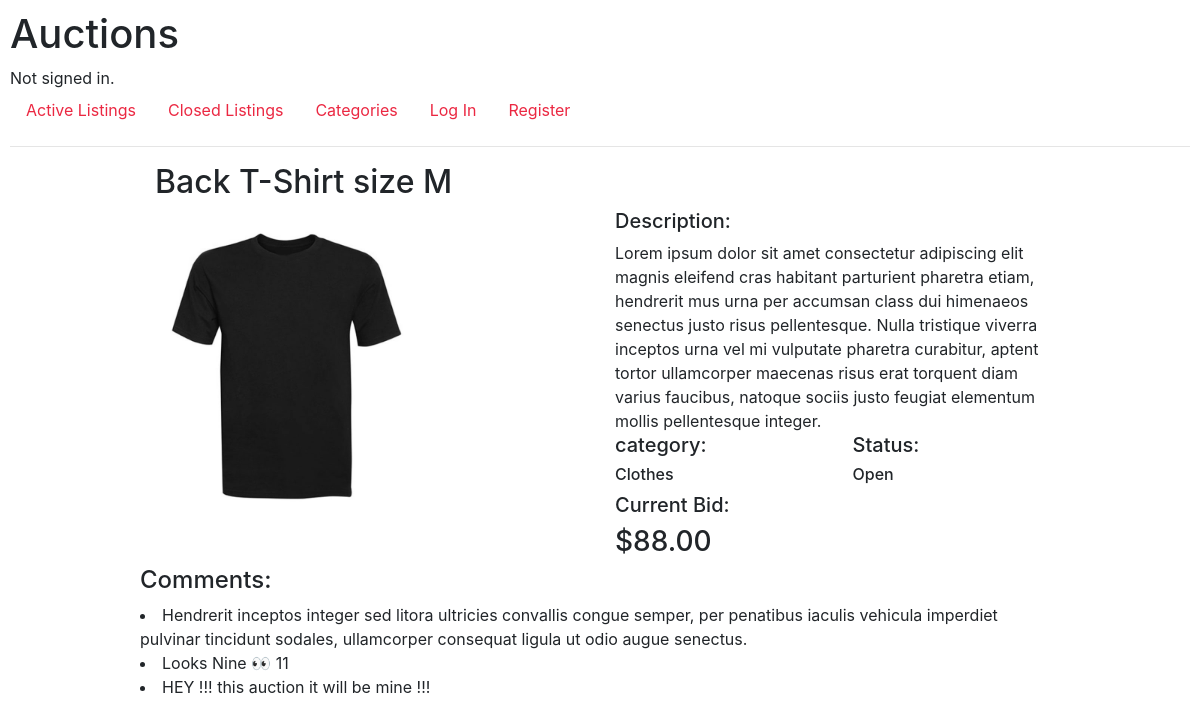
The page /listing/28 on the database its author committed.
### auctions/models.py (models this page shows, shortened)
class Listing(models.Model):
    title = models.CharField(max_length=64, default='Default Title')
    description = models.CharField(max_length=1000, default='Default description')
    image = models.ImageField(upload_to='images/', blank=True, null=True )
    category = models.ForeignKey(Categories, on_delete=models.CASCADE, related_name="listing_category", default='6')
    active = models.BooleanField(default=True)
    start_bid = models.DecimalField(max_digits=10, decimal_places=2, default='0.1')
    current_bid = models.DecimalField(max_digits=10, decimal_places=2, default='0.1')
    author = models.ForeignKey(User, default=None, blank=False, null=True, on_delete=models.CASCADE)

class Categories(models.Model):
    category = models.CharField(max_length=64, default='Default category')
    def __str__(self):
        return f"{self.category}"

class Comments(models.Model):
    lis_comments = models.ForeignKey(Listing, on_delete=models.CASCADE, related_name="listing_comments", default='1')
    comments = models.CharField(max_length=64, default='Default comment')

### auctions/views.py (the view, shortened to what this page needs)
# urls.py: path("listing/<int:listing_id>", views.listing, name="listing"),
def listing(request, listing_id):
    listing = Listing.objects.get(pk=listing_id)
    comments = Comments.objects.filter(lis_comments=listing)
    bids = Bids.objects.filter(listing=listing).aggregate(Max('bid'))['bid__max']
    if bids is None:
        bids = listing.start_bid
    winner = Bids.objects.filter(listing=listing).order_by("-bid").first()
    if winner is None:
        winner = listing.start_bid
    try:
        user = Watchlist.objects.get(user=request.user)
        match = user.item.filter(id=listing_id)
    except:
        match = None
    return render(request, "auctions/listing.html", {
        "listing": listing,
        "bid_form": BidForm(),
        "bids": bids,
        "comments": comments,
        "comment_form": CommentForm,
        "match": match,
        "winner":winner
    })

### auctions/templates/auctions/listing.html (shortened to what this page needs)
{% extends "auctions/layout.html" %}
{% block body %}
    <section class="">
        <div class="container-fluid">
            <div class="container">
                <div class="row justify-content-md-center">
                    <div class="col">
                    </div>
                    <div class="col-10">
                        <div class="col">
                            <h2>{{ listing.title  }}</h2>
                        </div>
                        <div class="row">
                            <div class="col">
                                <img src="{{ listing.image.url }}" alt="" width="300px">
                            </div>
                            <div class="col">
                                <h5>Description:</h5>
                                {{ listing.description }}
                            <div class="row">
                                <div class="col ">
                                    <h5>category:</h5> <h6>{{ listing.category }}</h6>
                                </div>
                                <div class="col ">
                                    <h5>Status:</h5>
                                    {% if listing.active == True%}
                                    <h6>Open</h6>
                                    {% else %}
                                    <h6>Closed</h6>
                                    {% endif %}
                                </div>
                            </div>
                            <div class="row">
                                <div class="col">
                                    {% if listing.active == True %}
                                        <h5>Current Bid:</h5>
                                    {% else %}
                                        <h5>Sold For:</h5>
                                    {% endif %}
                                    <h3 class="">${{ listing.current_bid }}</h3>
                                </div>
                            </div>
                        </div>
                    </div>
                    <h4>Comments:</h4>
                        {% for comment in  comments %}
                            <li>
                                <a>
                                    {{ comment.comments }}
                                </a>
                            </li>
                        {% endfor %}
                </div>
                <div class="col">
                </div>
            </div>
        </div>
    </section>
{% endblock %}

### auctions/static/auctions/styles.css (style rules this page uses)
body { padding: 10px; }

### rows shown on the page
Listing: title "Back T-Shirt size M", image (picture), description "Lorem ipsum dolor sit amet consectetur adipiscing elit magnis eleifend cras habitant parturient pharetra etiam, hendrerit mus urna per accumsan class dui himenaeos senectus justo risus pellentesque. Nulla tristique viverra inceptos urna vel mi vulputate pharetra curabitur, aptent tortor ullamcorper maecenas risus erat torquent diam varius faucibus, natoque sociis justo feugiat elementum mollis pellentesque integer.", category "Clothes", current_bid "88.00"
Comments: comments "Hendrerit inceptos integer sed litora ultricies convallis congue semper, per penatibus iaculis vehicula imperdiet pulvinar tincidunt sodales, ullamcorper consequat ligula ut odio augue senectus."
Comments: comments "Looks Nine 👀 11"
Comments: comments "HEY !!! this auction it will be mine !!!"
